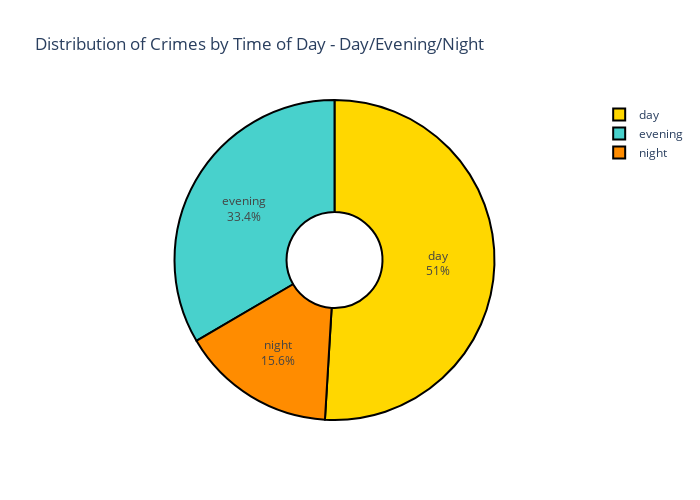

Write notebook code for a chart like this one.
### Code cell
# importing plotly to create a pie chart visual
import plotly.express as px

# define a list of colours for the pie chart
colors = ['gold', 'mediumturquoise', 'darkorange']

# creating a pie chart using plotly express with time_of_day as the data source
fig = px.pie(data_frame = time_of_day, # data source
             values = 'Incident Count', # count by time of day 
             names = 'Time of Day (ENG)', # passing the English labels as the label 
             title = 'Distribution of Crimes by Time of Day - Day/Evening/Night', # setting the title for the pie chart
             width = 700, # width of the chart in pixels
             height = 500, # height of the chart in pixels
             hole = .3) # size of the donut hole

fig.update_traces(textposition = 'inside', # position of the text label within the pie chart
                  textinfo = 'percent+label', # format of the text labels in the chart
                  textfont_size=12, # font size of the tect labels in the chart
                  marker=dict(colors=colors, line=dict(color='#000000', width=2))) # properties of the lines separating the sections

# displaying styled chart
fig.show();

### Figure 1 — Plotly figure (JSON) as saved in the notebook; plotly's stock layout.template omitted (floating-point values rounded to 4 significant figures)
{"data": [{"domain": {"x": [0, 1], "y": [0, 1]}, "hole": 0.3, "hovertemplate": "Time of Day (ENG)=%{label}<br>Incident Count=%{value}<extra></extra>", "labels": ["day", "evening", "night"], "legendgroup": "", "marker": {"colors": ["gold", "mediumturquoise", "darkorange"], "line": {"color": "#000000", "width": 2}}, "name": "", "showlegend": true, "textfont": {"size": 12}, "textinfo": "percent+label", "textposition": "inside", "type": "pie", "values": [124382, 81612, 38123]}], "layout": {"height": 500, "legend": {"tracegroupgap": 0}, "title": {"text": "Distribution of Crimes by Time of Day - Day/Evening/Night"}, "width": 700}}
